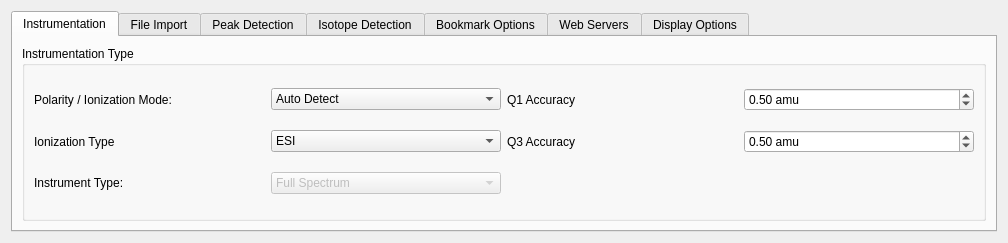
<?xml version="1.0" encoding="UTF-8"?>
<ui version="4.0">
 <class>SettingsForm</class>
 <widget class="QWidget" name="SettingsForm">
  <property name="geometry">
   <rect>
    <x>0</x>
    <y>0</y>
    <width>1008</width>
    <height>243</height>
   </rect>
  </property>
  <property name="sizePolicy">
   <sizepolicy hsizetype="Minimum" vsizetype="Maximum">
    <horstretch>0</horstretch>
    <verstretch>0</verstretch>
   </sizepolicy>
  </property>
  <property name="windowTitle">
   <string>Options</string>
  </property>
  <layout class="QGridLayout" name="gridLayout">
   <item row="1" column="0">
    <widget class="QTabWidget" name="tabWidget">
     <property name="sizePolicy">
      <sizepolicy hsizetype="Expanding" vsizetype="Expanding">
       <horstretch>0</horstretch>
       <verstretch>0</verstretch>
      </sizepolicy>
     </property>
     <property name="currentIndex">
      <number>0</number>
     </property>
     <widget class="QWidget" name="instrumentationOptions">
      <attribute name="title">
       <string>Instrumentation</string>
      </attribute>
      <layout class="QHBoxLayout" name="horizontalLayout_2">
       <item>
        <widget class="QGroupBox" name="instrumentSettings">
         <property name="title">
          <string>Instrumentation Type</string>
         </property>
         <layout class="QGridLayout" name="gridLayout_2">
          <item row="0" column="0">
           <widget class="QLabel" name="label_3">
            <property name="text">
             <string>Polarity / Ionization Mode:</string>
            </property>
           </widget>
          </item>
          <item row="0" column="1">
           <widget class="QComboBox" name="ionizationMode">
            <item>
             <property name="text">
              <string>Auto Detect</string>
             </property>
            </item>
            <item>
             <property name="text">
              <string>Neutral (0)</string>
             </property>
            </item>
            <item>
             <property name="text">
              <string>Positive (+1)</string>
             </property>
            </item>
            <item>
             <property name="text">
              <string>Negative (-1)</string>
             </property>
            </item>
           </widget>
          </item>
          <item row="0" column="2">
           <widget class="QLabel" name="label_7">
            <property name="text">
             <string>Q1 Accuracy</string>
            </property>
           </widget>
          </item>
          <item row="0" column="3">
           <widget class="QDoubleSpinBox" name="amuQ1">
            <property name="prefix">
             <string/>
            </property>
            <property name="suffix">
             <string> amu</string>
            </property>
            <property name="value">
             <double>0.500000000000000</double>
            </property>
           </widget>
          </item>
          <item row="1" column="1">
           <widget class="QComboBox" name="ionizationType">
            <item>
             <property name="text">
              <string>ESI</string>
             </property>
            </item>
            <item>
             <property name="text">
              <string>EI</string>
             </property>
            </item>
            <item>
             <property name="text">
              <string>CI</string>
             </property>
            </item>
            <item>
             <property name="text">
              <string>APCI</string>
             </property>
            </item>
            <item>
             <property name="text">
              <string>FI/FD</string>
             </property>
            </item>
            <item>
             <property name="text">
              <string>FAB</string>
             </property>
            </item>
            <item>
             <property name="text">
              <string>MALDI</string>
             </property>
            </item>
           </widget>
          </item>
          <item row="1" column="0">
           <widget class="QLabel" name="label_13">
            <property name="text">
             <string>Ionization Type</string>
            </property>
           </widget>
          </item>
          <item row="1" column="2">
           <widget class="QLabel" name="label_14">
            <property name="text">
             <string>Q3 Accuracy</string>
            </property>
           </widget>
          </item>
          <item row="1" column="3">
           <widget class="QDoubleSpinBox" name="amuQ3">
            <property name="suffix">
             <string> amu</string>
            </property>
            <property name="maximum">
             <double>1000000000.000000000000000</double>
            </property>
            <property name="value">
             <double>0.500000000000000</double>
            </property>
           </widget>
          </item>
          <item row="5" column="0">
           <widget class="QLabel" name="label_4">
            <property name="text">
             <string>Instrument Type:</string>
            </property>
           </widget>
          </item>
          <item row="5" column="1">
           <widget class="QComboBox" name="instrumentType">
            <property name="enabled">
             <bool>false</bool>
            </property>
            <item>
             <property name="text">
              <string>Full Spectrum</string>
             </property>
            </item>
            <item>
             <property name="text">
              <string>Triple Quad</string>
             </property>
            </item>
           </widget>
          </item>
         </layout>
        </widget>
       </item>
      </layout>
     </widget>
     <widget class="QWidget" name="tab">
      <attribute name="title">
       <string>File Import</string>
      </attribute>
      <layout class="QGridLayout" name="gridLayout_8">
       <item row="3" column="4">
        <spacer name="horizontalSpacer">
         <property name="orientation">
          <enum>Qt::Horizontal</enum>
         </property>
         <property name="sizeHint" stdset="0">
          <size>
           <width>40</width>
           <height>20</height>
          </size>
         </property>
        </spacer>
       </item>
       <item row="3" column="0">
        <widget class="QLabel" name="label_16">
         <property name="text">
          <string>Scan Filter Intensity Minimum Quantile Cutoff </string>
         </property>
        </widget>
       </item>
       <item row="0" column="0">
        <widget class="QCheckBox" name="centroid_scan_flag">
         <property name="text">
          <string>Centroid Scans</string>
         </property>
        </widget>
       </item>
       <item row="3" column="1">
        <widget class="QSpinBox" name="scan_filter_min_quantile">
         <property name="suffix">
          <string> %</string>
         </property>
        </widget>
       </item>
       <item row="4" column="1">
        <widget class="QSpinBox" name="scan_filter_min_intensity">
         <property name="suffix">
          <string> ions</string>
         </property>
         <property name="prefix">
          <string/>
         </property>
         <property name="maximum">
          <number>1000000000</number>
         </property>
        </widget>
       </item>
       <item row="4" column="0">
        <widget class="QLabel" name="label_15">
         <property name="text">
          <string>Scan Filter:  Minimum Intensity </string>
         </property>
        </widget>
       </item>
       <item row="1" column="1">
        <widget class="QComboBox" name="scan_filter_polarity">
         <item>
          <property name="text">
           <string>Not Filtered</string>
          </property>
         </item>
         <item>
          <property name="text">
           <string>Positive Polarity Scans Only</string>
          </property>
         </item>
         <item>
          <property name="text">
           <string>Negative Polarity Scans Only</string>
          </property>
         </item>
        </widget>
       </item>
       <item row="1" column="0">
        <widget class="QLabel" name="label_9">
         <property name="text">
          <string>Scan Filter Polarity</string>
         </property>
        </widget>
       </item>
       <item row="2" column="0">
        <widget class="QLabel" name="label_12">
         <property name="text">
          <string>Scan Filter MS Level</string>
         </property>
        </widget>
       </item>
       <item row="2" column="1">
        <widget class="QComboBox" name="scan_filter_mslevel">
         <item>
          <property name="text">
           <string>Not Filtered</string>
          </property>
         </item>
         <item>
          <property name="text">
           <string>MS1 Scans Only</string>
          </property>
         </item>
         <item>
          <property name="text">
           <string>MS2 Scans Only</string>
          </property>
         </item>
        </widget>
       </item>
      </layout>
     </widget>
     <widget class="QWidget" name="peakDetectOptions">
      <attribute name="title">
       <string>Peak Detection</string>
      </attribute>
      <layout class="QGridLayout" name="gridLayout_7">
       <item row="0" column="0">
        <widget class="QGroupBox" name="groupBox_3">
         <property name="title">
          <string>Peak Detection and Grouping Settings</string>
         </property>
         <layout class="QGridLayout">
          <item row="1" column="0">
           <widget class="QLabel" name="label_2">
            <property name="text">
             <string>EIC Smoothing Window </string>
            </property>
           </widget>
          </item>
          <item row="1" column="1">
           <widget class="QSpinBox" name="eic_smoothingWindow">
            <property name="minimum">
             <number>1</number>
            </property>
            <property name="value">
             <number>1</number>
            </property>
           </widget>
          </item>
          <item row="1" column="2">
           <widget class="QLabel" name="label_5">
            <property name="text">
             <string>scans</string>
            </property>
           </widget>
          </item>
          <item row="3" column="0">
           <widget class="QLabel" name="label_6">
            <property name="text">
             <string>Max Retention Time difference between Peaks</string>
            </property>
           </widget>
          </item>
          <item row="3" column="2">
           <widget class="QLabel" name="label_8">
            <property name="text">
             <string>min</string>
            </property>
           </widget>
          </item>
          <item row="3" column="1">
           <widget class="QDoubleSpinBox" name="grouping_maxRtWindow">
            <property name="maximum">
             <double>999999999.000000000000000</double>
            </property>
            <property name="singleStep">
             <double>0.100000000000000</double>
            </property>
            <property name="value">
             <double>0.250000000000000</double>
            </property>
           </widget>
          </item>
          <item row="0" column="0">
           <widget class="QLabel" name="label_22">
            <property name="text">
             <string>EIC Smoothing Algorithm</string>
            </property>
           </widget>
          </item>
          <item row="0" column="1">
           <widget class="QComboBox" name="eic_smoothingAlgorithm">
            <item>
             <property name="text">
              <string>Savitzky-Golay</string>
             </property>
            </item>
            <item>
             <property name="text">
              <string>Gaussian</string>
             </property>
            </item>
            <item>
             <property name="text">
              <string>Moving Average</string>
             </property>
            </item>
           </widget>
          </item>
         </layout>
        </widget>
       </item>
       <item row="2" column="0">
        <widget class="QPushButton" name="recomputeEICButton">
         <property name="text">
          <string>Recompute EIC</string>
         </property>
        </widget>
       </item>
       <item row="0" column="1">
        <widget class="QGroupBox" name="groupBox_7">
         <property name="title">
          <string>Baseline Calculation</string>
         </property>
         <layout class="QGridLayout" name="gridLayout_6">
          <item row="1" column="0">
           <widget class="QLabel" name="label_20">
            <property name="text">
             <string>Baseline Smooting </string>
            </property>
           </widget>
          </item>
          <item row="1" column="1">
           <widget class="QSpinBox" name="baseline_smoothing">
            <property name="suffix">
             <string> scans</string>
            </property>
            <property name="maximum">
             <number>1000000</number>
            </property>
            <property name="value">
             <number>5</number>
            </property>
           </widget>
          </item>
          <item row="0" column="1">
           <widget class="QSpinBox" name="baseline_quantile">
            <property name="suffix">
             <string> %</string>
            </property>
            <property name="prefix">
             <string/>
            </property>
            <property name="maximum">
             <number>100</number>
            </property>
            <property name="value">
             <number>80</number>
            </property>
           </widget>
          </item>
          <item row="0" column="0">
           <widget class="QLabel" name="label_21">
            <property name="text">
             <string>Drop top x%  intensities from chromatogram</string>
            </property>
           </widget>
          </item>
         </layout>
        </widget>
       </item>
      </layout>
     </widget>
     <widget class="QWidget" name="isotopeDetectOptions">
      <attribute name="title">
       <string>Isotope Detection</string>
      </attribute>
      <layout class="QHBoxLayout" name="horizontalLayout">
       <item>
        <widget class="QGroupBox" name="groupBox">
         <property name="title">
          <string>Samples Are Labeled? </string>
         </property>
         <property name="flat">
          <bool>false</bool>
         </property>
         <layout class="QGridLayout" name="gridLayout_3">
          <item row="2" column="0">
           <widget class="QCheckBox" name="C13Labeled">
            <property name="text">
             <string>C13 Labeled </string>
            </property>
           </widget>
          </item>
          <item row="3" column="0">
           <widget class="QCheckBox" name="N15Labeled">
            <property name="text">
             <string>N15  Labeled</string>
            </property>
           </widget>
          </item>
          <item row="5" column="0">
           <widget class="QCheckBox" name="S34Labeled">
            <property name="text">
             <string>S34 Labeled</string>
            </property>
           </widget>
          </item>
          <item row="0" column="0">
           <widget class="QCheckBox" name="D2Labeled">
            <property name="enabled">
             <bool>true</bool>
            </property>
            <property name="text">
             <string>D2 Labeled</string>
            </property>
           </widget>
          </item>
         </layout>
        </widget>
       </item>
       <item>
        <widget class="QGroupBox" name="groupBox_4">
         <property name="title">
          <string>Filter Isotopic Peaks based on these criteria</string>
         </property>
         <layout class="QGridLayout" name="gridLayout_4">
          <item row="3" column="0">
           <widget class="QLabel" name="label_10">
            <property name="text">
             <string>Maximum %Error to Natural Abundance</string>
            </property>
           </widget>
          </item>
          <item row="3" column="1">
           <widget class="QDoubleSpinBox" name="maxNaturalAbundanceErr">
            <property name="prefix">
             <string/>
            </property>
            <property name="suffix">
             <string> %</string>
            </property>
            <property name="decimals">
             <number>2</number>
            </property>
            <property name="minimum">
             <double>0.000000000000000</double>
            </property>
            <property name="maximum">
             <double>999999999.000000000000000</double>
            </property>
            <property name="value">
             <double>100.000000000000000</double>
            </property>
           </widget>
          </item>
          <item row="1" column="0">
           <widget class="QLabel" name="label_11">
            <property name="text">
             <string>Isotope is within [X] scans of parent</string>
            </property>
           </widget>
          </item>
          <item row="0" column="0">
           <widget class="QLabel" name="label">
            <property name="text">
             <string>Minimum Isotope-parent correlation</string>
            </property>
           </widget>
          </item>
          <item row="0" column="1">
           <widget class="QDoubleSpinBox" name="minIsotopicCorrelation">
            <property name="minimum">
             <double>-1.000000000000000</double>
            </property>
            <property name="maximum">
             <double>1.000000000000000</double>
            </property>
            <property name="singleStep">
             <double>0.100000000000000</double>
            </property>
            <property name="value">
             <double>0.200000000000000</double>
            </property>
           </widget>
          </item>
          <item row="1" column="1">
           <widget class="QSpinBox" name="maxIsotopeScanDiff">
            <property name="suffix">
             <string> scans</string>
            </property>
            <property name="minimum">
             <number>0</number>
            </property>
            <property name="maximum">
             <number>999999999</number>
            </property>
            <property name="value">
             <number>5</number>
            </property>
           </widget>
          </item>
          <item row="4" column="0" colspan="2">
           <widget class="QCheckBox" name="isotopeC13Correction">
            <property name="text">
             <string>Correct for Natural C13 Isotope Abundance</string>
            </property>
           </widget>
          </item>
         </layout>
        </widget>
       </item>
      </layout>
     </widget>
     <widget class="QWidget" name="tab_3">
      <attribute name="title">
       <string>Bookmark Options</string>
      </attribute>
      <layout class="QGridLayout" name="gridLayout_9">
       <item row="0" column="0">
        <widget class="QLabel" name="label_24">
         <property name="text">
          <string>R Executable </string>
         </property>
        </widget>
       </item>
       <item row="0" column="2">
        <widget class="QLineEdit" name="Rprogram"/>
       </item>
       <item row="0" column="1">
        <widget class="QPushButton" name="RProgramSelect">
         <property name="icon">
          <iconset resource="../mzroll.qrc">
           <normaloff>:/images/fileopen.png</normaloff>:/images/fileopen.png</iconset>
         </property>
        </widget>
       </item>
       <item row="2" column="0" colspan="3">
        <widget class="QGroupBox" name="grpBkmkOptions">
         <property name="title">
          <string>Bookmark Options</string>
         </property>
         <widget class="QCheckBox" name="chkBkmkWarnMzRt">
          <property name="geometry">
           <rect>
            <x>20</x>
            <y>30</y>
            <width>783</width>
            <height>20</height>
           </rect>
          </property>
          <property name="text">
           <string>Warn before adding bookmark with similar m/z and RT to existing bookmark</string>
          </property>
         </widget>
         <widget class="QCheckBox" name="chkBkmkWarnMz">
          <property name="geometry">
           <rect>
            <x>20</x>
            <y>70</y>
            <width>783</width>
            <height>20</height>
           </rect>
          </property>
          <property name="text">
           <string>Warn before adding bookmark with similar m/z to existing bookmark</string>
          </property>
         </widget>
         <widget class="QLabel" name="lblBkmkMzTol">
          <property name="geometry">
           <rect>
            <x>20</x>
            <y>110</y>
            <width>101</width>
            <height>16</height>
           </rect>
          </property>
          <property name="text">
           <string>m/z tolerance:</string>
          </property>
         </widget>
         <widget class="QLabel" name="lblBkmkRtTol">
          <property name="geometry">
           <rect>
            <x>300</x>
            <y>110</y>
            <width>91</width>
            <height>16</height>
           </rect>
          </property>
          <property name="text">
           <string>RT tolerance:</string>
          </property>
         </widget>
         <widget class="QDoubleSpinBox" name="spnBkmkmzTol">
          <property name="geometry">
           <rect>
            <x>110</x>
            <y>110</y>
            <width>141</width>
            <height>22</height>
           </rect>
          </property>
          <property name="suffix">
           <string> ppm</string>
          </property>
          <property name="maximum">
           <double>99999999999999.000000000000000</double>
          </property>
          <property name="value">
           <double>10.000000000000000</double>
          </property>
         </widget>
         <widget class="QDoubleSpinBox" name="spnBkmkRtTol">
          <property name="geometry">
           <rect>
            <x>390</x>
            <y>110</y>
            <width>131</width>
            <height>22</height>
           </rect>
          </property>
          <property name="suffix">
           <string> min</string>
          </property>
          <property name="maximum">
           <double>99999999.000000000000000</double>
          </property>
          <property name="singleStep">
           <double>0.010000000000000</double>
          </property>
          <property name="value">
           <double>0.500000000000000</double>
          </property>
         </widget>
        </widget>
       </item>
      </layout>
     </widget>
     <widget class="QWidget" name="tab_2">
      <attribute name="title">
       <string>Web Servers</string>
      </attribute>
      <layout class="QHBoxLayout" name="horizontalLayout_3">
       <item>
        <widget class="QGroupBox" name="groupBox_6">
         <property name="title">
          <string>Location of Remote and Local Libraries</string>
         </property>
         <layout class="QGridLayout" name="gridLayout_10">
          <item row="0" column="0">
           <widget class="QLabel" name="label_17">
            <property name="text">
             <string>Remote Data Server</string>
            </property>
           </widget>
          </item>
          <item row="0" column="2">
           <widget class="QLineEdit" name="data_server_url">
            <property name="text">
             <string>http://genomics-pubs.princeton.edu/mzroll/</string>
            </property>
           </widget>
          </item>
          <item row="1" column="0">
           <widget class="QLabel" name="label_18">
            <property name="text">
             <string>Methods Folder</string>
            </property>
           </widget>
          </item>
          <item row="1" column="1">
           <widget class="QPushButton" name="methodsFolderSelect">
            <property name="icon">
             <iconset resource="../mzroll.qrc">
              <normaloff>:/images/fileopen.png</normaloff>:/images/fileopen.png</iconset>
            </property>
           </widget>
          </item>
          <item row="1" column="2">
           <widget class="QLineEdit" name="methodsFolder"/>
          </item>
          <item row="2" column="0">
           <widget class="QLabel" name="label_19">
            <property name="text">
             <string>Pathways Folder</string>
            </property>
           </widget>
          </item>
          <item row="2" column="1">
           <widget class="QPushButton" name="pathwaysFolderSelect">
            <property name="icon">
             <iconset resource="../mzroll.qrc">
              <normaloff>:/images/fileopen.png</normaloff>:/images/fileopen.png</iconset>
            </property>
           </widget>
          </item>
          <item row="2" column="2">
           <widget class="QLineEdit" name="pathwaysFolder"/>
          </item>
          <item row="3" column="0">
           <widget class="QLabel" name="label_23">
            <property name="text">
             <string>Scripts Folder</string>
            </property>
           </widget>
          </item>
          <item row="3" column="1">
           <widget class="QPushButton" name="scriptsFolderSelect">
            <property name="icon">
             <iconset resource="../mzroll.qrc">
              <normaloff>:/images/fileopen.png</normaloff>:/images/fileopen.png</iconset>
            </property>
           </widget>
          </item>
          <item row="3" column="2">
           <widget class="QLineEdit" name="scriptsFolder"/>
          </item>
         </layout>
        </widget>
       </item>
      </layout>
     </widget>
     <widget class="QWidget" name="tab_4">
      <attribute name="title">
       <string>Display Options</string>
      </attribute>
      <widget class="QGroupBox" name="grpDisplayOptions">
       <property name="geometry">
        <rect>
         <x>0</x>
         <y>0</y>
         <width>961</width>
         <height>211</height>
        </rect>
       </property>
       <property name="title">
        <string>Spectrum m/z Display Range</string>
       </property>
       <widget class="QCheckBox" name="chkAutoMzMin">
        <property name="geometry">
         <rect>
          <x>20</x>
          <y>50</y>
          <width>141</width>
          <height>20</height>
         </rect>
        </property>
        <property name="text">
         <string>Autoscale m/z min</string>
        </property>
       </widget>
       <widget class="QCheckBox" name="chkAutoMzMax">
        <property name="geometry">
         <rect>
          <x>20</x>
          <y>120</y>
          <width>151</width>
          <height>20</height>
         </rect>
        </property>
        <property name="text">
         <string>Autoscale m/z max</string>
        </property>
        <property name="checked">
         <bool>true</bool>
        </property>
       </widget>
       <widget class="QLabel" name="lblMzMin">
        <property name="geometry">
         <rect>
          <x>640</x>
          <y>50</y>
          <width>91</width>
          <height>16</height>
         </rect>
        </property>
        <property name="text">
         <string>m/z min value:</string>
        </property>
       </widget>
       <widget class="QLabel" name="lblMzMax">
        <property name="geometry">
         <rect>
          <x>640</x>
          <y>120</y>
          <width>91</width>
          <height>16</height>
         </rect>
        </property>
        <property name="text">
         <string>m/z max value::</string>
        </property>
       </widget>
       <widget class="QLabel" name="lblMzMinOffset">
        <property name="geometry">
         <rect>
          <x>220</x>
          <y>50</y>
          <width>101</width>
          <height>16</height>
         </rect>
        </property>
        <property name="text">
         <string>m/z min offset:</string>
        </property>
       </widget>
       <widget class="QLabel" name="lblMzMaxOffset">
        <property name="geometry">
         <rect>
          <x>220</x>
          <y>120</y>
          <width>101</width>
          <height>16</height>
         </rect>
        </property>
        <property name="text">
         <string>m/z max offset:</string>
        </property>
       </widget>
       <widget class="QDoubleSpinBox" name="spnMzMinOffset">
        <property name="geometry">
         <rect>
          <x>320</x>
          <y>41</y>
          <width>151</width>
          <height>31</height>
         </rect>
        </property>
        <property name="suffix">
         <string> amu</string>
        </property>
        <property name="maximum">
         <double>9999999.000000000000000</double>
        </property>
        <property name="singleStep">
         <double>0.010000000000000</double>
        </property>
        <property name="value">
         <double>10.000000000000000</double>
        </property>
       </widget>
       <widget class="QDoubleSpinBox" name="spnMzMinVal">
        <property name="geometry">
         <rect>
          <x>750</x>
          <y>41</y>
          <width>151</width>
          <height>31</height>
         </rect>
        </property>
        <property name="suffix">
         <string> amu</string>
        </property>
        <property name="maximum">
         <double>9999999.000000000000000</double>
        </property>
        <property name="singleStep">
         <double>0.010000000000000</double>
        </property>
       </widget>
       <widget class="QDoubleSpinBox" name="spnMzMaxOffset">
        <property name="geometry">
         <rect>
          <x>320</x>
          <y>110</y>
          <width>151</width>
          <height>31</height>
         </rect>
        </property>
        <property name="suffix">
         <string> amu</string>
        </property>
        <property name="maximum">
         <double>999999.000000000000000</double>
        </property>
        <property name="singleStep">
         <double>0.010000000000000</double>
        </property>
        <property name="value">
         <double>10.000000000000000</double>
        </property>
       </widget>
       <widget class="QDoubleSpinBox" name="spnMzMaxVal">
        <property name="geometry">
         <rect>
          <x>750</x>
          <y>110</y>
          <width>151</width>
          <height>31</height>
         </rect>
        </property>
        <property name="suffix">
         <string> amu</string>
        </property>
        <property name="maximum">
         <double>9999999.000000000000000</double>
        </property>
        <property name="singleStep">
         <double>0.010000000000000</double>
        </property>
        <property name="value">
         <double>1200.000000000000000</double>
        </property>
       </widget>
      </widget>
     </widget>
    </widget>
   </item>
  </layout>
 </widget>
 <resources>
  <include location="../mzroll.qrc"/>
 </resources>
 <connections/>
</ui>
